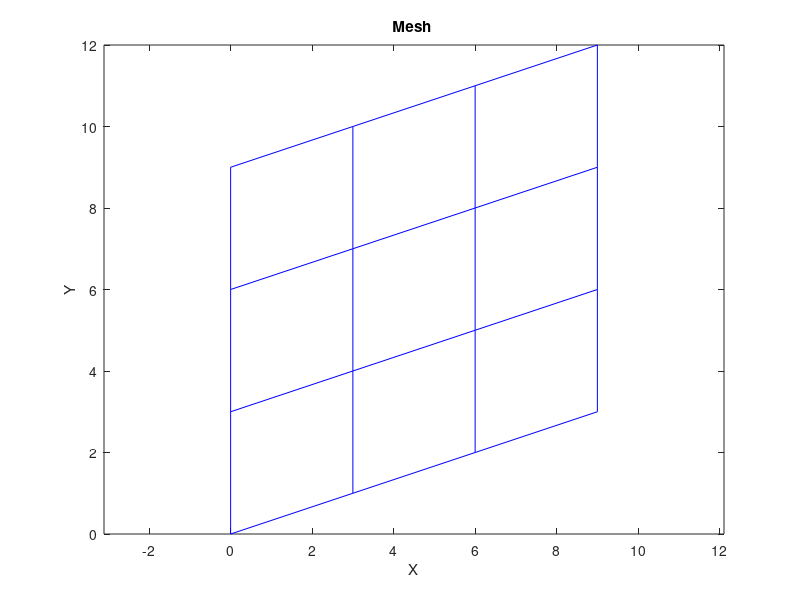

Source code (MATLAB): (Note: this script raises an error after producing the figure.)
%Mass Flux Test



%% Mesh test creation
nx=3;
ny=3;


X=zeros(ny+1,nx+1);
Y=zeros(ny+1,nx+1);

for i=1:ny+1
    X(i,:)=linspace(0,9,ny+1);
end

Y(ny+1,:)=[0,1,2,3];

for i=ny:-1:1
    Y(i,:)=Y(i+1,:)+3;
end

%Visualization of the grid.
figure(1);
% Plot vertical lines (constant j)
plot(X, Y, 'Color', 'b', 'LineWidth', 0.5);
hold on;
% Plot horizontal lines (constant i)
plot(X', Y', 'Color', 'b', 'LineWidth', 0.5);
axis equal;
xlabel('X');
ylabel('Y');
title('Mesh ');


%% Mesh Process

Xctrs=zeros(ny,nx);                 %Cell center X axis coordinate
Yctrs=zeros(ny,nx);                 %Cell center Y axis coordinate

cellVertxs=zeros(ny,nx,4,2);        %Coordinates of vertexes of each cell
cellCentrs=zeros(ny,nx,2);          %Centroids of each cell

lgtFaces=zeros(ny,nx,4);            %Face Areas
faceCentrs=zeros(ny,nx,4,2);        %Coordinates of face center by cell
%[fCw;fCn;fCe;fCs]

cellVols=zeros(ny,nx);              %Volumes of each cell

uVecNormFaces=zeros(ny,nx,4,2);     %Unitary vectors normal to faces

uVecNeighbNods=zeros(ny,nx,4,2);    %Unitary vectors from central node to 
% nb nodes

distNeighbNods=zeros(ny,nx,4);      %Distances between nodes per cell

uVecParlFaces=zeros(ny,nx,4,2);     %unitary vectors paralel to each face 
% of the cell (All from W to E and from S to N)

wlsqOperator=zeros(ny,nx,2,4);      %weighted least squares operators
%Example of use
%wlsop=reshape(wlsqOperator(i,j,:,:),[2,4])
%(wlsop*dif_vec)' ([2,4][4,1])'=[1,2]

VecCentNodFaceCents=zeros(ny,nx,4,2); %vectors from cell center to each ...
% face center

VecCentVertx=zeros(ny,nx,4,2);      %vectors from cell center to each ...
% vertex of the cell

VecCentNbNods=zeros(ny,nx,4,2);      %Vectors from cell center to NB cell
% centers

weightDistFactors=zeros(ny,nx,4);    %Weight distance factors (cell center)

distMinWall=zeros(ny,nx);            %Minimun distance from node to the 
% nearest wall
distPlat=0;

%Mesh process   _________________________________________________________ *
[cellVertxs,cellCentrs,lgtFaces,uVecParlFaces,faceCentrs,...
    cellVols,uVecNormFaces,distNeighbNods,uVecNeighbNods,...
    wlsqOperator,VecCentNodFaceCents,VecCentVertx,VecCentNbNods,...
    weightDistFactors,Xctrs,Yctrs,distMinWall] =...
    mesh_geometrical_process(X,Y,nx,ny,cellVertxs,cellCentrs,...
    lgtFaces,uVecParlFaces,faceCentrs,cellVols,uVecNormFaces,...
    distNeighbNods,uVecNeighbNods,wlsqOperator,VecCentNodFaceCents,...
    VecCentVertx,VecCentNbNods,weightDistFactors,Xctrs,Yctrs,distMinWall,...
    distPlat);



%% Field Variables

u=zeros(ny,nx); %velocity in X axis
v=zeros(ny,nx); %Velocity in Y axis
p=ones(ny,nx); %Pressure

p_prime=zeros(ny,nx);% Pressure correction

%Velocities normal to faces
u_f=zeros(ny,nx+1); %x velocity at faces
v_f=zeros(ny+1,nx); %y velocity at faces
